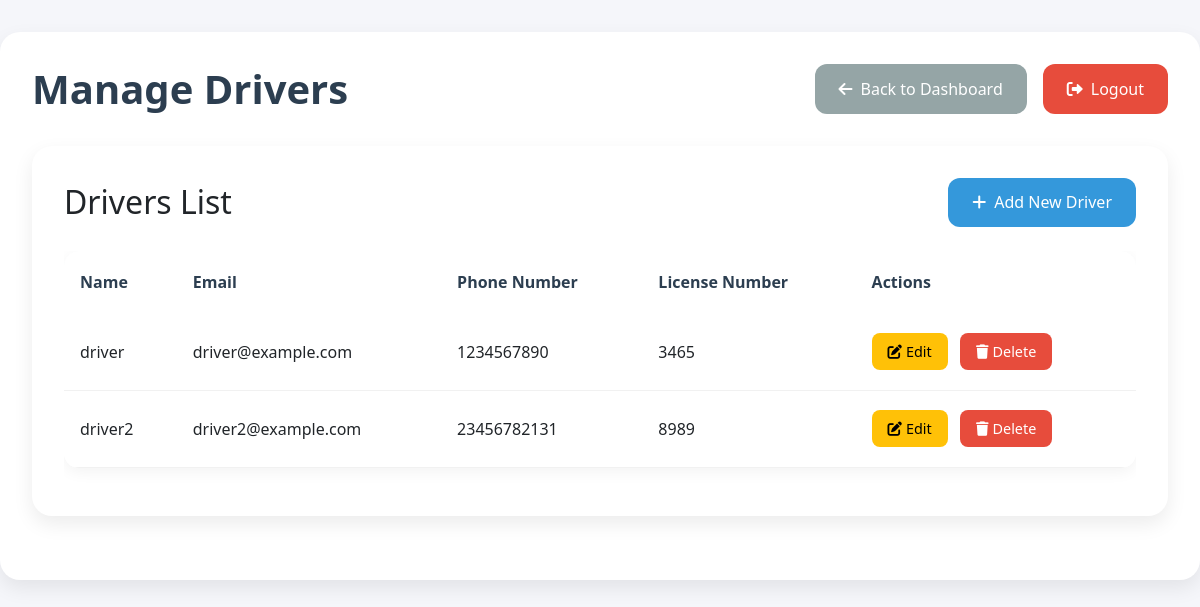
/manage-drivers/, run on an earlier commit of the app's database.
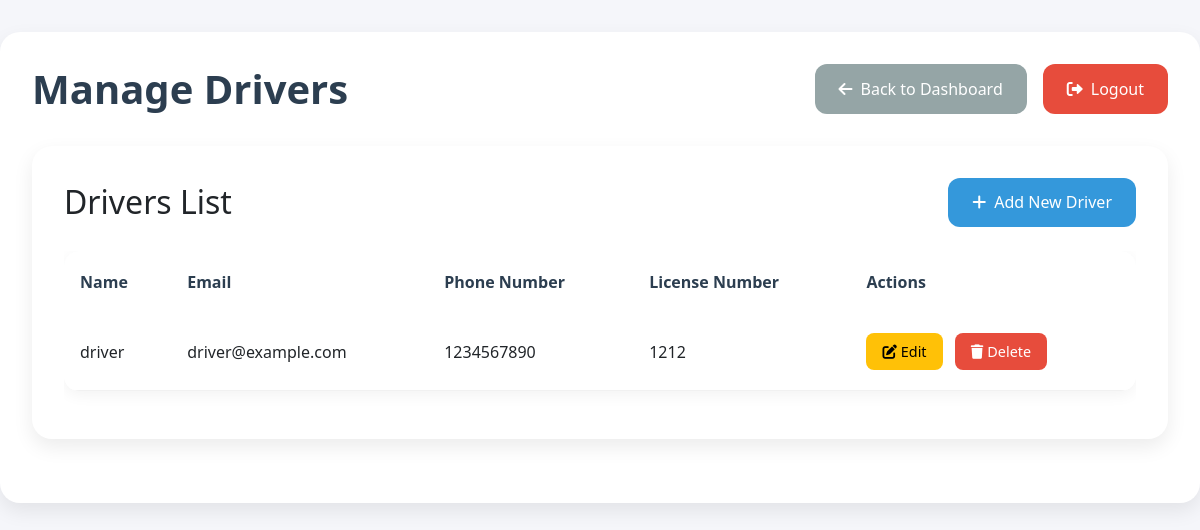
And on a later commit of the database.
### myproject/models.py (models this page shows, shortened)
class Driver(models.Model):
    user = models.OneToOneField(User, on_delete=models.CASCADE, primary_key=True)
    full_name = models.CharField(max_length=100, default="Unknown")
    phone_number = models.CharField(max_length=15, default="")
    license_number = models.CharField(max_length=50)

class User(AbstractBaseUser):
    ROLE_CHOICES = [
        ("admin", "Admin"),
        ("staff", "Dealership Staff"),
        ("driver", "Delivery Driver"),
        ("customer", "Customer"),
    ]
    email = models.EmailField(unique=True)
    role = models.CharField(max_length=20, choices=ROLE_CHOICES)
    is_active = models.BooleanField(default=True)
    is_staff = models.BooleanField(default=False)
    objects = UserManager()
    USERNAME_FIELD = "email"
    REQUIRED_FIELDS = ["role"]

### myproject/views.py (the view)
# urls.py: path('manage-drivers/', views.manage_drivers, name='manage_drivers'),
def manage_drivers(request):
    driver_list = Driver.objects.all()
    return render(request, "manage_driver.html", {"driver_list": driver_list})

### myproject/templates/manage_driver.html (shortened to what this page needs)
<!DOCTYPE html>
{% load static %}
<html lang="en">
<head>
  <link href="https://cdn.jsdelivr.net/npm/bootstrap@5.3.0/dist/css/bootstrap.min.css" rel="stylesheet">
  <link rel="stylesheet" href="https://cdnjs.cloudflare.com/ajax/libs/font-awesome/6.0.0/css/all.min.css">
</head>
<body>
  <div class="dashboard-box">
    <div class="dashboard-header">
      <h1>Manage Drivers</h1>
      <div class="button-container">
        <a href="{% url 'admin_dashboard' %}" class="btn btn-secondary">
          <i class="fas fa-arrow-left me-2"></i>Back to Dashboard
        </a>
        <a href="{% url 'logout' %}" class="btn btn-danger">
          <i class="fas fa-sign-out-alt me-2"></i>Logout
        </a>
      </div>
    </div>
    <div class="dashboard-box">
      <div class="d-flex justify-content-between align-items-center mb-4">
        <h2 class="m-0">Drivers List</h2>
        <button class="btn btn-primary" data-bs-toggle="modal" data-bs-target="#addDriverModal">
          <i class="fas fa-plus me-2"></i>Add New Driver
        </button>
      </div>
      {% if driver_list %}
        <div class="table-responsive">
          <table class="table">
            <thead>
              <tr>
                <th>Name</th>
                <th>Email</th>
                <th>Phone Number</th>
                <th>License Number</th>
                <th>Actions</th>
              </tr>
            </thead>
            <tbody>
              {% for driver in driver_list %}
              <tr>
                <td>{{ driver.full_name }}</td>
                <td>{{ driver.user.email }}</td>
                <td>{{ driver.phone_number }}</td>
                <td>{{ driver.license_number }}</td>
                <td>
                  <button class="btn btn-warning btn-sm me-2" data-bs-toggle="modal" data-bs-target="#editDriverModal{{ driver.user.id }}">
                    <i class="fas fa-edit me-1"></i>Edit
                  </button>
                  <button class="btn btn-danger btn-sm" data-bs-toggle="modal" data-bs-target="#deleteDriverModal{{ driver.user.id }}">
                    <i class="fas fa-trash me-1"></i>Delete
                  </button>
                </td>
              </tr>
              {% endfor %}
            </tbody>
          </table>
        </div>
      {% else %}
        <div class="alert alert-info" role="alert">
          <i class="fas fa-info-circle me-2"></i>No drivers found. Add a new driver using the "Add New Driver" button above.
        </div>
      {% endif %}
    </div>
  </div>
</body>
</html>

What changed in the data, as far as the page shows it:
removed Driver: full_name "driver2", user.email "driver2@example.com", phone_number "23456782131", license_number "8989"
changed Driver "driver": license_number "3465" → "1212"
